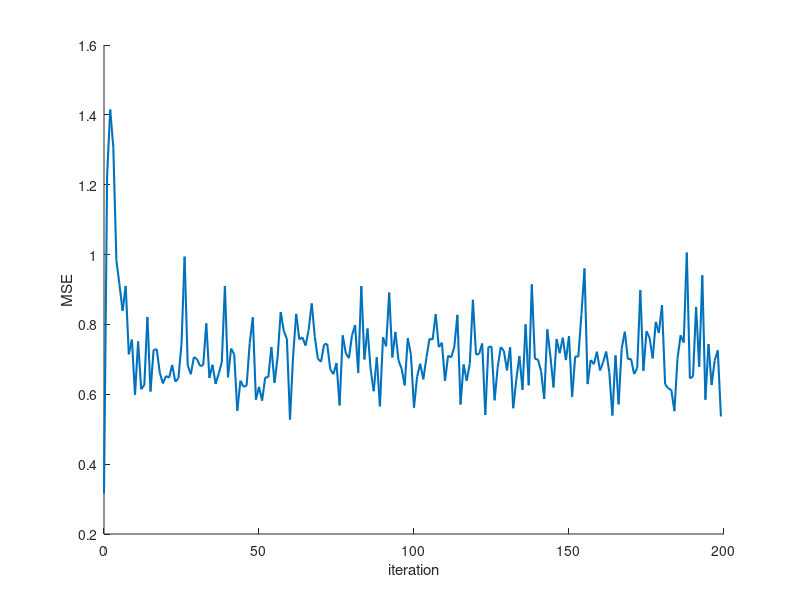

Source code (MATLAB):
clc
clear
close all
%% exercise 9.10
itr = 200;
runs = 100;
mu_max = 6;
mu = 0.2*mu_max;
R = diag(ones(1,2)/12);
P = [2; -3.6]/12;
w_star = R^(-1)*P;
hold on;
Xi = zeros(1,itr);
xi_t = [];
t1 = 0; t2 = 0; t3 = 0; % to calculate R_hat
for cnt = 1:runs
    x = rand(1,itr)-0.5;
    w = zeros(2,1);
    xi = [];
    for i = 1:itr
        if i==1
            tmp1 = 0; tmp2 = 0;
        end
        if i==2
            tmp1 = x(i-1); tmp2 = 0;
        end
        if i>2
            tmp1 = x(i-1); tmp2 = x(i-2);
        end
        eps = (2-w(1))*x(i)+(-3.6-w(2))*tmp1+2.6*tmp2;
        xi = [xi, eps^2];
        w = w + 2*mu*eps*[x(i);tmp1];
        if cnt==1
            t1 = t1 + x(i)^2;
            t2 = t2 + x(i)*tmp1;
            t3 = t3 + tmp1*tmp2;
        end
    end
    Xi = Xi+xi;
end
t1 = t1/itr; t2 = t2/(itr-1); t3 = t3/(itr-2);
R_hat = [t1, t2; t2, t1];
P_hat = [2*t1; -3.6*t1];
eps_min = [2, -3.6, 2.6].^2*[t1; t1; t1] - P_hat'*R_hat^(-1)*P_hat;
excess_MSE = mu*eps_min*trace(R_hat)
T_mse = 1./(4*mu*eig(R_hat))
Xi = Xi/runs;
plot(0:itr-1, Xi,'LineWidth',1.5);
xlabel('iteration'); ylabel('MSE');
    